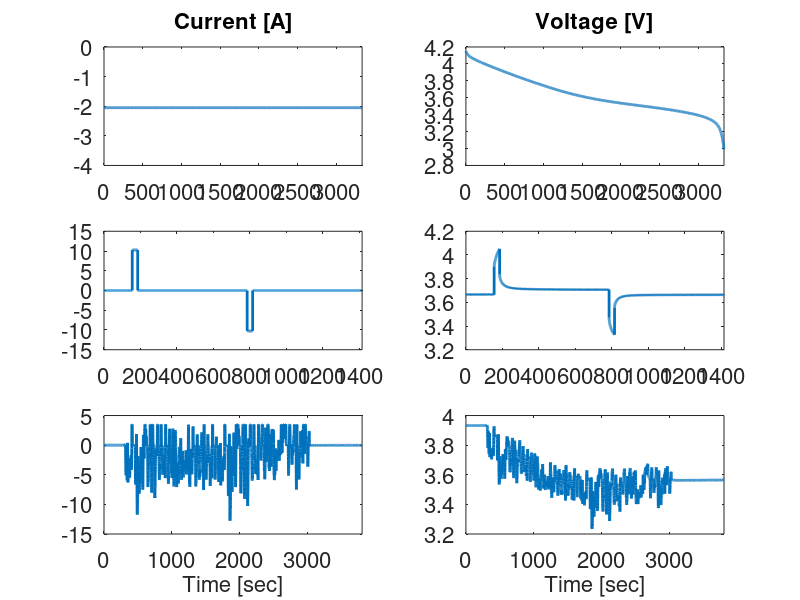

Here is the MATLAB script that generated this plot:
%% Plot Experimental Data collected for Samsung
%   Created May 12, 2016 by Scott Moura

close all;
fs = 16;

figure(1); clf;



load('data/Int_Obs/1C_data_Oct_26_2015_05_sample')

subplot(3,2,1)
plot(time_exp,current_exp,'LineWidth',2)
xlim([time_exp(1), time_exp(end)])
ylim([-4,0])
set(gca,'FontSize',fs)

title('\bfCurrent [A]','FontSize',fs)

subplot(3,2,2)
plot(time_exp,volt_exp,'LineWidth',2)
xlim([time_exp(1), time_exp(end)])
set(gca,'FontSize',fs)

title('\bfVoltage [V]','FontSize',fs)

clear time_exp current_exp volt_exp



load('data/Int_Obs/dfn_5c')

subplot(3,2,3)
plot(time_exp,current_exp,'LineWidth',2)
xlim([time_exp(1), time_exp(end)])
set(gca,'FontSize',fs)

subplot(3,2,4)
plot(time_exp,volt_exp,'LineWidth',2)
xlim([time_exp(1), time_exp(end)])
set(gca,'FontSize',fs)

clear time_exp current_exp volt_exp



load('data/Int_Obs/UDDS_data_Oct_26_2015_Sample_05sec');

subplot(3,2,5)
plot(time_exp,current_exp,'LineWidth',2)
xlim([time_exp(1), time_exp(end)])
set(gca,'FontSize',fs)
xlabel('Time [sec]','FontSize',fs)

subplot(3,2,6)
plot(time_exp,volt_exp,'LineWidth',2)
xlim([time_exp(1), time_exp(end)])
set(gca,'FontSize',fs)
xlabel('Time [sec]','FontSize',fs)